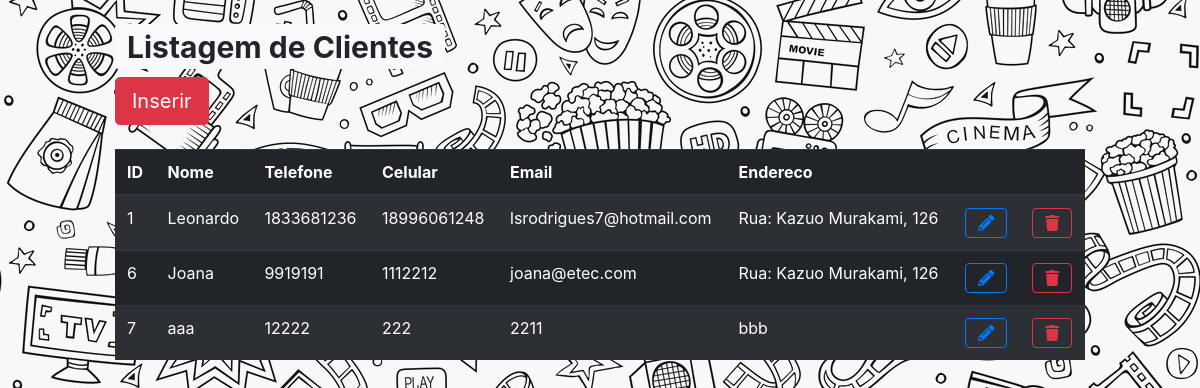
/cliente/lstCliente.php (signed in), run on the app's committed database.
### tables this page shows
CREATE TABLE `cliente` (
  `id` int(11) NOT NULL,
  `nome` varchar(35) NOT NULL,
  `telefone` int(11) NOT NULL,
  `celular` bigint(15) NOT NULL,
  `email` varchar(35) NOT NULL,
  `endereco` varchar(35) NOT NULL
);

### cliente/lstCliente.php (the view, shortened to what this page needs)
<?php
    $conexao = mysqli_connect("localhost","root","");
    $rs = mysqli_query($conexao,"SELECT * FROM cliente;");
?>
<html>
<head>
    <link rel="stylesheet" href="https://stackpath.bootstrapcdn.com/bootstrap/4.1.3/css/bootstrap.min.css">
    <link rel="stylesheet" href="https://use.fontawesome.com/releases/v5.4.2/css/all.css">
</head>
<body  background="fundo.jpg"  >
<div class="container col-md-10">
<br>
<h1> <span class="badge badge-light" >Listagem de Clientes</span></h1>
    <input type="button" class="btn btn-danger btn-lg" value="Inserir" onclick="javascript:location.href='frmInsCliente.php'">
    <br><br>
    <table class="table table-striped table-dark">
    <thead class="thead-dark">
        <tr>
            <th>ID</th>
            <th>Nome</th>
            <th>Telefone</th>
            <th>Celular</th>
            <th>Email</th>
            <th>Endereco</th>
            <th></th>
            <th></th>
        </tr>
        </thead>
        <?php while ($linha = mysqli_fetch_array($rs)) {?>
            <tr>
                <td><?php echo $linha ['id'] ?></td>
                <td><?php  echo utf8_encode($linha ["nome"]) ?></td>
                <td><?php  echo $linha ["telefone"] ?></td>
                <td><?php  echo $linha ["celular"] ?></td>
                <td><?php  echo utf8_encode($linha ["email"]) ?></td>
                <td><?php  echo utf8_encode($linha ["endereco"]) ?></td>
                <td>
                      <button  class="btn btn btn-outline-primary bt-sm"
                       onclick="javascript: location.href='frmEdtCliente.php?id=' +
                      <?php echo $linha['id'] ?>"><i class="fas fa-pencil-alt"></i></button>
                    </td>
                    <td>
                      <button  class="btn btn-outline-danger bt-sm"
                       onclick="javascript: location.href='frmRemCliente.php?id=' +
                      <?php echo $linha['id'] ?>"><i class="fas fa-trash"></i></button>
                    </td>
            </tr>
        <?php }?>
    </table>
</body>
</html>

### data on the page
cliente: id "1", nome "Leonardo", telefone "1833681236", celular "18996061248", email "lsrodrigues7@hotmail.com", endereco "Rua: Kazuo Murakami, 126"
cliente: id "6", nome "Joana", telefone "9919191", celular "1112212", email "joana@etec.com", endereco "Rua: Kazuo Murakami, 126"
cliente: id "7", nome "aaa", telefone "12222", celular "222", email "2211", endereco "bbb"
